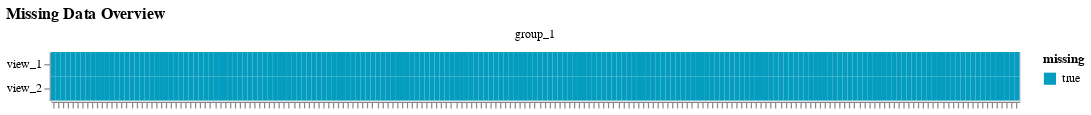
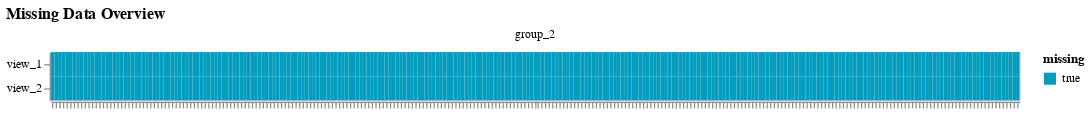

Here is the notebook cell these charts were saved with, in order:
### Code cell
model = CORE(device="cuda")
model.fit(
    n_factors=3,
    data=data,
    factor_prior="GP",
    weight_prior="Normal",
    covariates_obsm_key="x",
    lr=0.005,
    early_stopper_patience=500,
    print_every=50,
    center_groups=True,
    scale_views=False,
    scale_groups=True,
    max_epochs=2,
    init_factors="random",
    init_scale=0.1,
    save=False,
)

### Figure 1 — Vega specification as saved in the notebook (floating-point values rounded to 4 significant figures; data arrays with more than 128 entries replaced by an {"elided": "..."} marker saying what was removed)
{"$schema": "https://vega.github.io/schema/vega/v5.json", "data": [{"name": "source_0", "values": {"elided": "394 records"}}, {"name": "facet_domain", "values": [{"group": "group_1", "count": 394}]}, {"name": "facet_domain_row", "values": [{"data": 0.0}]}, {"name": "facet_domain_column", "transform": [{"type": "sequence", "start": 0.0, "stop": {"signal": "min(length(data(\"facet_domain\")), 3)"}}]}, {"name": "source_0_x_domain_obs_name", "values": {"elided": "197 records"}}, {"name": "source_0_y_domain_view", "values": [{"view": "view_1"}, {"view": "view_2"}]}, {"name": "source_0_color_domain_missing", "values": [{"missing": true}]}], "signals": [{"name": "child_width", "value": 800}, {"name": "y_step", "value": 20}, {"name": "child_height", "update": "bandspace(domain('y').length, 0, 0) * y_step"}], "marks": [{"type": "group", "name": "row_header", "from": {"data": "facet_domain_row"}, "encode": {"update": {"height": {"signal": "child_height"}}}, "axes": [{"scale": "y", "orient": "left", "zindex": 1, "grid": false}], "role": "row-header"}, {"type": "group", "name": "column_footer", "from": {"data": "facet_domain_column"}, "encode": {"update": {"width": {"signal": "child_width"}}}, "axes": [{"scale": "x", "zindex": 1, "grid": false, "labels": false, "labelAlign": "right", "labelAngle": 270, "labelBaseline": "middle", "orient": "bottom"}], "role": "column-footer"}, {"type": "group", "name": "cell", "from": {"facet": {"data": "source_0", "name": "facet", "groupby": ["group"]}}, "sort": {"field": ["datum[\"group\"]"], "order": ["ascending"]}, "encode": {"update": {"width": {"signal": "child_width"}, "height": {"signal": "child_height"}}}, "marks": [{"type": "rect", "name": "child_marks", "from": {"data": "facet"}, "encode": {"update": {"height": {"signal": "max(0.25, bandwidth('y'))"}, "fill": {"field": "missing", "scale": "color"}, "x": {"field": "obs_name", "scale": "x"}, "width": {"signal": "max(0.25, bandwidth('x'))"}, "y": {"field": "view", "scale": "y"}}}, "style": ["rect"]}], "title": {"text": {"signal": "isValid(parent[\"group\"]) ? parent[\"group\"] : \"\"+parent[\"group\"]"}, "offset": 10, "style": "guide-label", "frame": "group"}, "style": "cell"}], "scales": [{"name": "x", "type": "band", "domain": {"data": "source_0_x_domain_obs_name", "field": "obs_name", "sort": true}, "range": [0, {"signal": "child_width"}], "paddingOuter": 0, "paddingInner": 0}, {"name": "y", "type": "band", "domain": {"data": "source_0_y_domain_view", "field": "view", "sort": true}, "range": {"step": {"signal": "y_step"}}, "paddingInner": 0, "paddingOuter": 0}, {"name": "color", "type": "ordinal", "domain": {"data": "source_0_color_domain_missing", "field": "missing", "sort": true}, "range": ["#049DBF", "#023373"]}], "title": {"text": "Missing Data Overview", "anchor": "start"}, "background": "white", "layout": {"padding": 20, "bounds": "full", "align": "all", "columns": 3}, "padding": 5, "legends": [{"fill": "color", "symbolType": "square", "title": "missing"}]}

### Figure 2 — Vega specification as saved in the notebook (floating-point values rounded to 4 significant figures; data arrays with more than 128 entries replaced by an {"elided": "..."} marker saying what was removed)
{"$schema": "https://vega.github.io/schema/vega/v5.json", "data": [{"name": "source_0", "values": {"elided": "534 records"}}, {"name": "facet_domain", "values": [{"group": "group_2", "count": 534}]}, {"name": "facet_domain_row", "values": [{"data": 0.0}]}, {"name": "facet_domain_column", "transform": [{"type": "sequence", "start": 0.0, "stop": {"signal": "min(length(data(\"facet_domain\")), 3)"}}]}, {"name": "source_0_x_domain_obs_name", "values": {"elided": "267 records"}}, {"name": "source_0_y_domain_view", "values": [{"view": "view_1"}, {"view": "view_2"}]}, {"name": "source_0_color_domain_missing", "values": [{"missing": true}]}], "signals": [{"name": "child_width", "value": 800}, {"name": "y_step", "value": 20}, {"name": "child_height", "update": "bandspace(domain('y').length, 0, 0) * y_step"}], "marks": [{"type": "group", "name": "row_header", "from": {"data": "facet_domain_row"}, "encode": {"update": {"height": {"signal": "child_height"}}}, "axes": [{"scale": "y", "orient": "left", "grid": false, "zindex": 1}], "role": "row-header"}, {"type": "group", "name": "column_footer", "from": {"data": "facet_domain_column"}, "encode": {"update": {"width": {"signal": "child_width"}}}, "axes": [{"scale": "x", "labelBaseline": "middle", "grid": false, "labelAlign": "right", "labels": false, "orient": "bottom", "zindex": 1, "labelAngle": 270}], "role": "column-footer"}, {"type": "group", "name": "cell", "from": {"facet": {"data": "source_0", "name": "facet", "groupby": ["group"]}}, "sort": {"field": ["datum[\"group\"]"], "order": ["ascending"]}, "encode": {"update": {"height": {"signal": "child_height"}, "width": {"signal": "child_width"}}}, "marks": [{"type": "rect", "name": "child_marks", "from": {"data": "facet"}, "encode": {"update": {"height": {"signal": "max(0.25, bandwidth('y'))"}, "x": {"field": "obs_name", "scale": "x"}, "width": {"signal": "max(0.25, bandwidth('x'))"}, "fill": {"field": "missing", "scale": "color"}, "y": {"field": "view", "scale": "y"}}}, "style": ["rect"]}], "title": {"text": {"signal": "isValid(parent[\"group\"]) ? parent[\"group\"] : \"\"+parent[\"group\"]"}, "style": "guide-label", "frame": "group", "offset": 10}, "style": "cell"}], "scales": [{"name": "x", "type": "band", "domain": {"data": "source_0_x_domain_obs_name", "field": "obs_name", "sort": true}, "range": [0, {"signal": "child_width"}], "paddingInner": 0, "paddingOuter": 0}, {"name": "y", "type": "band", "domain": {"data": "source_0_y_domain_view", "field": "view", "sort": true}, "range": {"step": {"signal": "y_step"}}, "paddingOuter": 0, "paddingInner": 0}, {"name": "color", "type": "ordinal", "domain": {"data": "source_0_color_domain_missing", "field": "missing", "sort": true}, "range": ["#049DBF", "#023373"]}], "title": {"text": "Missing Data Overview", "anchor": "start"}, "layout": {"padding": 20, "bounds": "full", "align": "all", "columns": 3}, "legends": [{"fill": "color", "symbolType": "square", "title": "missing"}], "background": "white", "padding": 5}
